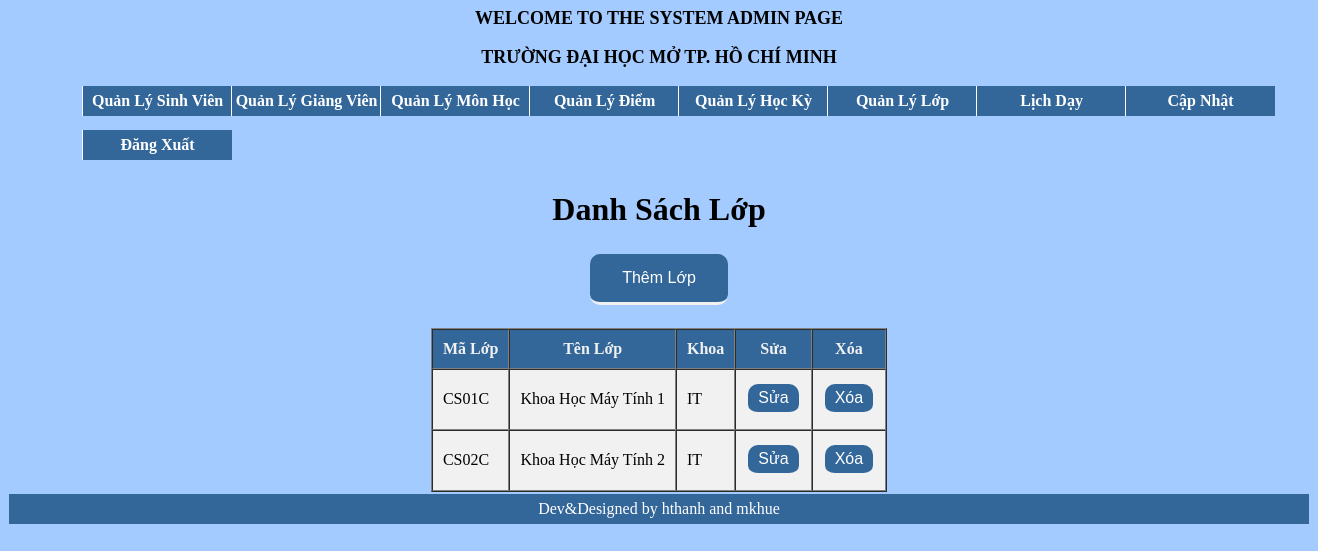
/admin/index.php?mod=lop (signed in), run on the app's committed database.
### tables this page shows
CREATE TABLE `lophoc` (
  `MaLopHoc` varchar(10) NOT NULL,
  `Tenlophoc` varchar(20) NOT NULL,
  `KhoiHoc` varchar(50) NOT NULL
);

### classes/lop.class.php (called while the page is built, shortened)
<?php
class lop extends DB
{
    function alllop()
    {
        $con = $this->connect();
        $sql = "select * from lophoc";
        $query = mysqli_query($con, $sql);
        $result = array();
        if ($query) {
            while ($row = mysqli_fetch_assoc($query)) {
                $result[] = $row;
            }
        }
        return $result;
    }
}

### admin/lop/hienthilop.php (the view, shortened to what this page needs)
<?php
require '../classes/lop.class.php';
$con=new lop();
$lop=$con->alllop();
?>
<!DOCTYPE html>
<html>
<head>
</head>
<h1 align="center" style="font-family: Tahoma">Danh Sách Lớp</h1>
<h3 align="center">
    <a href="lop/themlop.php">
    <button class = "add-button" > Thêm Lớp </button>
    </a>
</h3>
<table border="1" cellspacing="0" cellpadding="10" align="center">
    <tr class = "ToT" >
        <td>Mã Lớp</td>
        <td>Tên Lớp</td>
        <td>Khoa</td>
        <td>Sửa</td>
        <td>Xóa</td>
    </tr>
    <?php foreach ($lop as $item){ ?>
        <tr  style='background-color: #f1f1f1;'>
            <td><?php echo $item['MaLopHoc']; ?></td>
            <td><?php echo $item['Tenlophoc']; ?></td>
            <td><?php echo $item['KhoiHoc']; ?></td>
            <?php
            echo "<td>
            <a href='lop/sualop.php?id=$item[MaLopHoc]'>
            <button type='button' class = 'fix-button'> Sửa </button>
            </a>
            </td>";
            echo "<td>
            <a href='lop/xoalop.php?cmahk=$item[MaLopHoc]' onclick='return XacNhan();'>
            <button type='button' class = 'fix-button' > Xóa </button>
            </a>
            </td>";
            ?>
        </tr>
    <?php } ?>
</table>
</body>
</html>

### assets/css/css/stylea.css (style rules this page uses)
.ToT { color: #f1f1f1; background-color: #336699; text-align: center; font-weight: bold; }

### data on the page
lophoc: MaLopHoc "CS01C", Tenlophoc "Khoa Học Máy Tính 1", KhoiHoc "IT"
lophoc: MaLopHoc "CS02C", Tenlophoc "Khoa Học Máy Tính 2", KhoiHoc "IT"
